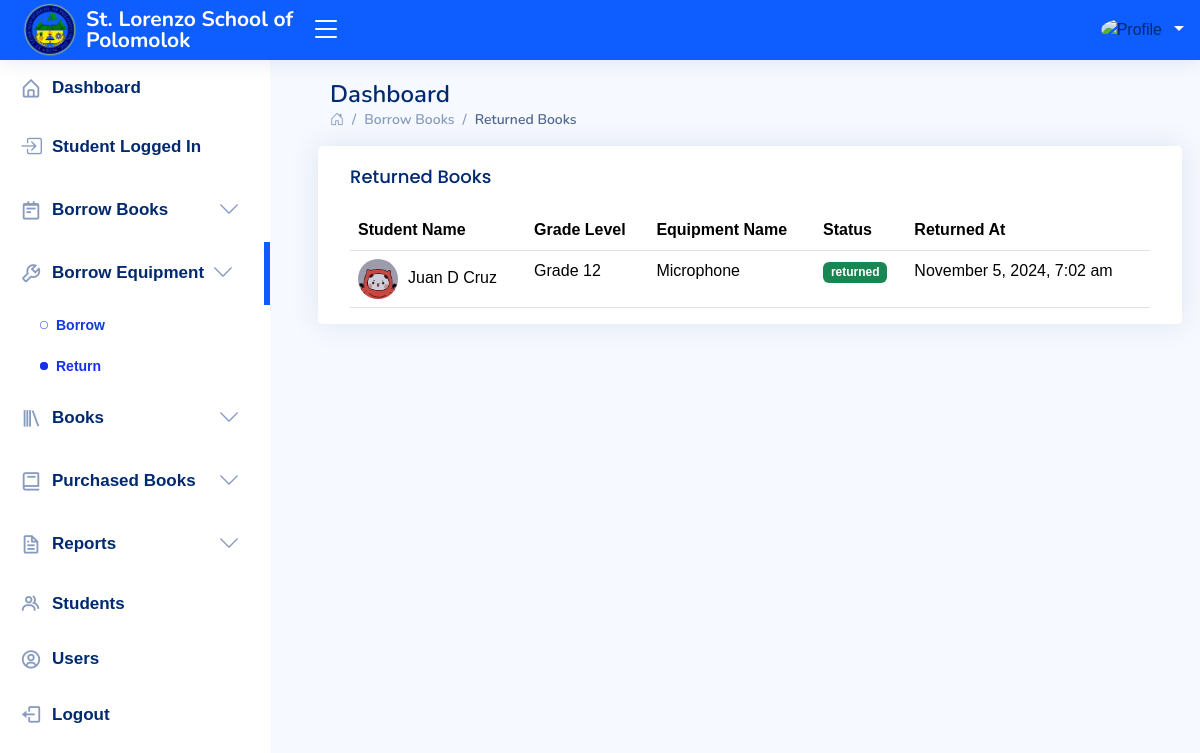
Screenshot of /administrator/returned-equipment.php (signed in) with the database file from the repository.
### tables this page shows
CREATE TABLE IF NOT EXISTS `return_equipment` (
  `return_equipment_id` int NOT NULL AUTO_INCREMENT,
  `equipment_id` int NOT NULL,
  `quantity` int NOT NULL,
  `status` enum('returned','damaged','lost') NOT NULL,
  `returned_at` datetime DEFAULT CURRENT_TIMESTAMP,
  PRIMARY KEY (`return_equipment_id`),
  KEY `fk_equipment` (`equipment_id`)
);

CREATE TABLE IF NOT EXISTS `student` (
  `student_id` int NOT NULL AUTO_INCREMENT,
  `user_id` int NOT NULL,
  `rfid` varchar(255) NOT NULL,
  `firstname` varchar(255) NOT NULL,
  `middlename` varchar(255) NOT NULL,
  `lastname` varchar(255) NOT NULL,
  `gradelevel` varchar(255) NOT NULL,
  `address` varchar(255) NOT NULL,
  `picture` varchar(255) NOT NULL,
  `created_at` varchar(255) NOT NULL,
  PRIMARY KEY (`student_id`)
);

CREATE TABLE IF NOT EXISTS `equipment_borrow` (
  `equipment_id` int NOT NULL AUTO_INCREMENT,
  `student_id` int NOT NULL,
  `equipment` varchar(255) NOT NULL,
  `status` varchar(255) NOT NULL,
  `created_at` timestamp NOT NULL DEFAULT CURRENT_TIMESTAMP,
  PRIMARY KEY (`equipment_id`),
  KEY `fk_student` (`student_id`)
);

### administrator/returned-equipment.php (the view, shortened to what this page needs)
<!DOCTYPE html>
<html lang="en">
<head>
    <link href="assets/vendor/bootstrap/css/bootstrap.min.css" rel="stylesheet">
    <link href="assets/vendor/bootstrap-icons/bootstrap-icons.css" rel="stylesheet">
    <link href="assets/vendor/boxicons/css/boxicons.min.css" rel="stylesheet">
    <link href="assets/vendor/quill/quill.snow.css" rel="stylesheet">
    <link href="assets/vendor/quill/quill.bubble.css" rel="stylesheet">
    <link href="assets/vendor/remixicon/remixicon.css" rel="stylesheet">
    <link href="assets/vendor/simple-datatables/style.css" rel="stylesheet">
    <link href="assets/css/style.css" rel="stylesheet">
    <link href="assets/sweet-alert/sweetalert2.min.css" rel="stylesheet">
</head>
<body>
    <?php
    include 'inc/navbar.php';
    include 'inc/sidebar.php';
    ?>
    <main id="main" class="main">
        <div class="pagetitle">
            <h1>Dashboard</h1>
            <nav>
                <ol class="breadcrumb">
                    <li class="breadcrumb-item"><a href="#"><i class="bi bi-house-door"></i></a></li>
                    <li class="breadcrumb-item">Borrow Books</li>
                    <li class="breadcrumb-item active">Returned Books</li>
                </ol>
            </nav>
        </div>
        <section class="section">
            <div class="row">
                <div class="card">
                    <div class="card-body">
                        <div class="d-flex justify-content-between align-items-center">
                            <h5 class="card-title">Returned Books</h5>
                        </div>
                        <table class="table datatable">
                            <thead>
                                <tr>
                                    <th>Student Name</th>
                                    <th>Grade Level</th>
                                    <th>Equipment Name</th>
                                    <th>Status</th>
                                    <th>Returned At</th>
                                </tr>
                            </thead>
                            <tbody>
                                <?php
                                    $sql = "SELECT re.return_equipment_id,
                                                    CONCAT(s.firstname, ' ', s.middlename, ' ', s.lastname) AS student_name,
                                                    s.gradelevel,
                                                    s.picture, -- Include the picture field
                                                    eb.equipment AS equipment_name, -- Assuming you have an equipment name field
                                                    re.status,
                                                    re.returned_at
                                            FROM return_equipment re
                                            JOIN equipment_borrow eb ON re.equipment_id = eb.equipment_id -- Adjust the join if necessary
                                            JOIN student s ON eb.student_id = s.student_id";
                                    $result = $con->query($sql);
                                    if ($result === false) {
                                        echo "<tr><td colspan='5'>Error: " . $con->error . "</td></tr>";
                                    } elseif ($result->num_rows > 0) {
                                        while ($row = $result->fetch_assoc()) {
                                            echo "<tr>";
                                            echo "<td>";
                                            $picturePath = 'uploads/' . htmlspecialchars($row['picture']);
                                            if (!empty($row['picture'])) {
                                                echo "<img src='" . $picturePath . "' alt='Picture of " . htmlspecialchars($row['student_name']) . "' style='width: 40px; height: 40px; border-radius: 50%; object-fit: cover; margin-right: 10px;'>";
                                            } else {
                                                echo "<img src='path/to/default/image.jpg' alt='Default Picture' style='width: 40px; height: 40px; border-radius: 50%; object-fit: cover; margin-right: 10px;'>";
                                            }
                                            echo htmlspecialchars($row['student_name']);
                                            echo "</td>";
                                            echo "<td>" . htmlspecialchars($row['gradelevel']) . "</td>";
                                            echo "<td>" . htmlspecialchars($row['equipment_name']) . "</td>";
                                            switch (htmlspecialchars($row['status'])) {
                                                case 'returned':
                                                    $badgeClass = 'bg-success';
                                                    break;
                                            }
                                            echo "<td><span class='badge " . $badgeClass . "'>" . htmlspecialchars($row['status']) . "</span></td>";
                                            $returnedAt = date('F j, Y, g:i a', strtotime($row['returned_at']));
                                            echo "<td>" . htmlspecialchars($returnedAt) . "</td>";
                                            echo "</tr>";
                                        }
                                    } else {
                                        echo "<tr><td colspan='5'>No records found.</td></tr>";
                                    }
                                    ?>
                            </tbody>
                        </table>
                    </div>
                </div>
            </div>
        </section>
    </main>
</body>
</html>

### administrator/assets/css/style.css (style rules this page uses)
:root { scroll-behavior: smooth; }
body { font-family: "Trebuchet MS", sans-serif; background: #f6f9ff; color: #444444; }
a { color: #4154f1; text-decoration: none; }
h1, h2, h3, h4, h5, h6 { font-family: "Nunito", sans-serif; }
#main { margin-top: 60px; padding: 20px 30px; transition: all 0.3s; }
.pagetitle { margin-bottom: 10px; }
.pagetitle h1 { font-size: 24px; margin-bottom: 0; font-weight: 600; color: #012970; }
.card { margin-bottom: 30px; border: none; border-radius: 5px; box-shadow: 0px 0 30px rgba(1, 41, 112, 0.1); }
.card-title { padding: 20px 0 15px 0; font-size: 18px; font-weight: 500; color: #012970; font-family: "Poppins", sans-serif; }
.card-body { padding: 0 20px 20px 20px; margin-bottom: -20px; }
.breadcrumb { font-size: 14px; font-family: "Nunito", sans-serif; color: #899bbd; font-weight: 600; }
.breadcrumb a { color: #899bbd; transition: 0.3s; }
.breadcrumb .breadcrumb-item::before { color: #899bbd; }
.breadcrumb .active { color: #51678f; font-weight: 600; }
@media (min-width: 1200px) { #main, #footer { margin-left: 300px; } }

### rows the page displays
return_equipment: student.picture (picture), student_name "Juan D Cruz", student.gradelevel "Grade 12", equipment.equipment "Microphone", status "returned", returned_at "November 5, 2024, 7:02 am"
